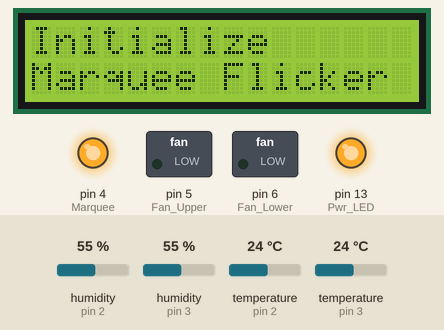
Simulated run of this sketch. Board: Arduino Uno, built with avr-gcc and run on an emulated ATmega328P. Shown: 16×2 character LCD, switched loads named in the sketch (green lamp = pin HIGH), output pins drawn as LEDs (lit = HIGH). Inputs (shaded band) come from the test bench; at power-on: temperature (sensors on pin 2, pin 3) 24 °C, humidity (sensors on pin 2, pin 3) 55 %.

Above: at 1.2 s.
1.3 s: temperature (sensor on pin 2) set to 26 °C
At 9.6 s:
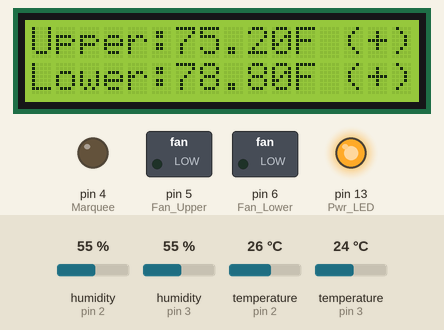
9.8 s: temperature (sensor on pin 2) set to 27.4 °C
At 11.2 s:
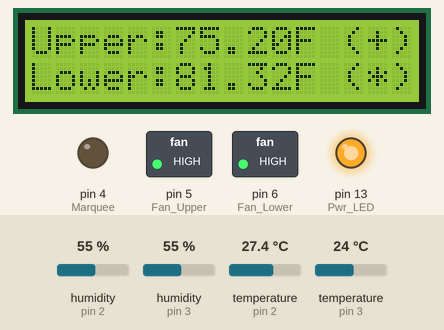
14.2 s: temperature (sensor on pin 3) set to 28 °C
At 15.4 s:
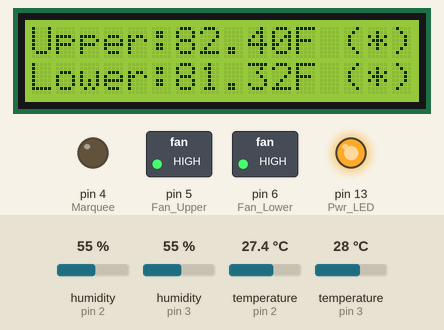
18.6 s: temperature (sensor on pin 3) set to 33 °C
At 20.1 s:
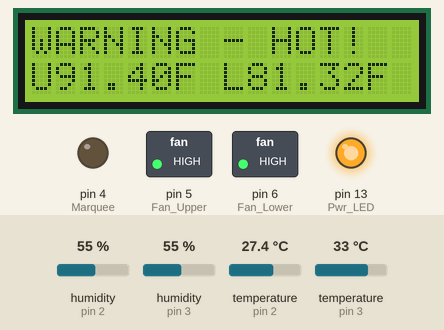
23.0 s: temperature (sensor on pin 3) set to 12 °C
At 25.6 s:
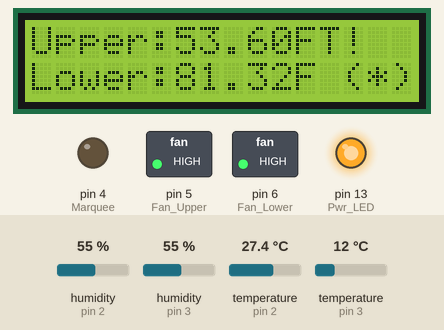
27.4 s: temperature (sensor on pin 2) set to 41 °C
At 29.6 s:
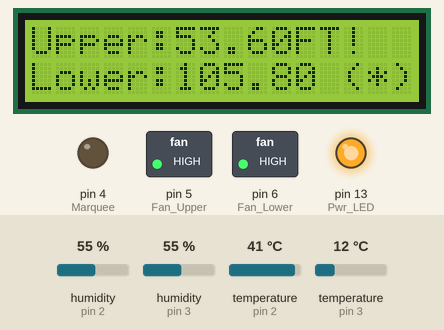
Timing chart, 0 to 31.1 s (numbered marks = the images above; inputs shaded):
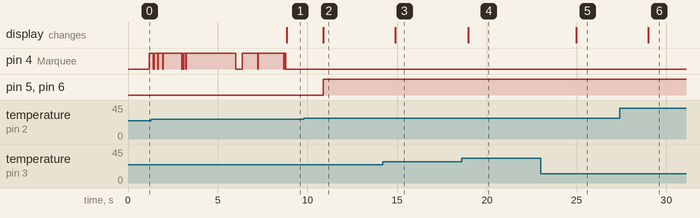

The sketch:

Auxiliary_PCB.ino
```cpp
//Libraries
#include <DHT.h>
#include <EEPROM.h>
#include <Wire.h>
#include <Adafruit_LiquidCrystal.h>

//Pin Assignments
#define Temp_Upper 3  //Temp Sensor to Monitor Marquee LED Tempature
#define Temp_Lower 2  //Temp Sensor to Monitor All other Equipment
#define Fan_Upper 5   //Fans in Upper Section of Cabinet
#define Fan_Lower 6   //Fan in Lower Section of Cabinet
#define Marquee 4     //Marquee LEDs
#define Sw_Marquee 0  //Switch to Control Marquee Brightness
#define Sw_Fan 1      //Switch to Toggle the Fans On/Off
#define Sw_Future1 7  //Switch B - Possible Future Functionality Expansion
#define Sw_Future2 8  //Switch B - Possible Future Functionality Expansion
#define Pwr_LED 13    //Power LED

// LCD i2c Address
Adafruit_LiquidCrystal lcd(0);

//Temp Sensor Definition
#define DHTTYPE DHT22   // DHT 22  AM2302

//Arrays
//Fluorescent Flicker Array for Marquee
int Flicker[] = {10, 20, 20, 240, 20, 40, 20, 100, 20, 20, 20, 260, 80, 20, 240, 60, 160, 20, 240, 20, 1000, 20, 20, 40, 100, 20, 2740, 340, 860, 20, 1400, 20, 60, 20};
// Brightness Scale for Marquee Flicker
int Flicker_High[] = {58, 58, 58, 58, 58, 58, 58, 58, 58, 58, 115, 115, 115, 115, 172, 172, 230, 230, 230, 230, 230, 230, 230, 230, 230, 230, 230, 230, 230, 230, 230, 230, 230, 230};
// Brightness Low Scale for Marquee Flicker
int Flicker_Low[] = {0, 0, 0, 0, 0, 0, 0, 0, 0, 0, 0, 0, 0, 0, 0, 0, 0, 0, 0, 0, 0, 0, 0, 0, 0, 0, 0, 25, 0, 0, 0, 0, 0, 0};
// Brightness Scale for Marquee Switch
int MQ_Bright[] = {230, 200, 172, 145, 115, 80, 58, 25, 0};

//Variable Assignments
unsigned long Cycle_Time;                 //Time for Millis
//Marquee Variables
int Marquee_Flicker_Status = 1;           //Trigger Flicker at Boot, Set to 0 to Disable
int Marquee_Sw_Status;                    //Current Status of Marquee Switch
int Marquee_Sw_Last_Status;               //Last Status of Marquee Switch
int Marquee_Brightness = 0;               //Counter for Marquee Brightness Steps
int Marquee_EEProm = 0;                   //EEPROM Address used to Store Last Marquee Brighness
//Temp Sensor Variables
unsigned long Temp_Last_Read = 0;         //Time (Millis) of last Temp Read
int Temp_Trigger = 80;                    //Tempature to Trigger Fans On/Off
int Over_Temp_Trigger  = 91;              //Tempature to Trigger Warning
unsigned long Temp_Delay_Read = 2000;     //Delay Between Temp Reads
float Temp_Read_Upper;                    //Upper Temp Sensor Reading
float Temp_Read_Lower;                    //Lower Temp Sensor Reading
//Fan Switch Variables
int Fan_Sw_Toggle_Last_Status = 1;        //Last Status of Fan Switch
int Fan_Sw_Toggle_Last_State = 1;         //State to Disable Temp Sensors from Turning off Fans
int Fan_Sw_Toggle_Status;                 //Current Status of Fan Switch
unsigned long Fan_Timer;                  //Time (Milis) of when fans were turned on
unsigned long Fan_Write_Delay = 360000;   //Delay before fans turn off once the temp is less than Temp_Trigger
//EEPROM Variables
unsigned long EEPROM_Timer;               //Time (Millis) of Last Marquee Change
unsigned long EEPROM_Write_Delay = 15000; //Delay before EEPROM Write to prevent to many writes to one address
int EEPROM_Current_Value = 0;             //Current EEPROM Value
int EEPROM_Confirm_Flash = 250;           //Milliseconds for Flash on EEPROM Write Confirm

//Temp Assignments
DHT TempUpper(Temp_Upper, DHTTYPE);
DHT TempLower(Temp_Lower, DHTTYPE);

void setup() {
  Serial.begin(9600);

 //Initialize GPIO
  pinMode(Fan_Upper, OUTPUT);
  pinMode(Fan_Lower, OUTPUT);
  pinMode(Marquee, OUTPUT);
  pinMode(Sw_Marquee, INPUT_PULLUP);
  pinMode(Sw_Fan, INPUT_PULLUP);
  pinMode(Sw_Future1, INPUT_PULLUP);
  pinMode(Sw_Future2, INPUT_PULLUP);
  pinMode(Pwr_LED, OUTPUT);
  digitalWrite(Pwr_LED, HIGH);

//Initialize Temp Assignments
  TempUpper.begin();
  TempLower.begin();

// Initialize the LCD
  lcd.begin(16, 2);
  lcd.setBacklight(HIGH);
  lcd.print("    BOOTING");
}

void loop() {
//Marquee Fluorescent Flicker Emulation
  if (Marquee_Flicker_Status == 1){
    for(int i=0; i<33; i++) {
        lcd.setCursor(0, 0);
        lcd.print("Initialize  ");
        lcd.setCursor(0, 1);
        lcd.print("Marquee Flicker");
        analogWrite(Marquee, Flicker_High[i]);
        delay(Flicker[i]);
        ++i;
        analogWrite(Marquee, Flicker_Low[i]);
        delay(Flicker[i]);
        analogWrite(Marquee, Flicker_High[i]);
        Marquee_Flicker_Status = 0;
     }

//Read EEPROM for last Marquee Brightness Value
  Marquee_Brightness = EEPROM.read(Marquee_EEProm);
  EEPROM_Current_Value = EEPROM.read(Marquee_EEProm);
  analogWrite(Marquee, MQ_Bright[Marquee_Brightness]);
  }

//Start Reading Inputs
  Cycle_Time = millis();
  Marquee_Sw_Status = digitalRead(Sw_Marquee);
  Fan_Sw_Toggle_Status = digitalRead(Sw_Fan);
  if ((Temp_Last_Read + Temp_Delay_Read) < Cycle_Time) {
    Temp_Read_Upper = TempUpper.readTemperature(true);
    Temp_Read_Lower = TempLower.readTemperature(true);
    Temp_Last_Read = Cycle_Time;
  }

//Screen Temp & Fan Status Display
  if ((EEPROM_Timer + EEPROM_Write_Delay) < Cycle_Time && Marquee_Brightness != EEPROM_Current_Value) {
    lcd.setCursor(0, 0);
    lcd.print("EEPROM SAVE     ");
    lcd.setCursor(0, 1);
    lcd.print("FAILED!!!!      ");
  }
  else if (Temp_Read_Upper >= Over_Temp_Trigger) {
    lcd.setCursor(0, 0);
    lcd.print("WARNING - HOT!  ");
    lcd.setCursor(0, 1);
    lcd.print("U");
    lcd.print(Temp_Read_Upper);
    lcd.print("F ");
    lcd.print("L");
    lcd.print(Temp_Read_Lower);
    lcd.print("F ");
  }
  else {
    lcd.setCursor(0, 0);
    lcd.print("Upper:");
    lcd.print(Temp_Read_Upper);
    lcd.print("F");
    lcd.setCursor(0, 1);
    lcd.print("Lower:");
    lcd.print(Temp_Read_Lower);
    lcd.print("F");
    if (Temp_Read_Upper > Temp_Trigger or Fan_Sw_Toggle_Last_State == 0) {
      lcd.setCursor(12, 0);
      lcd.print(" (*)");
      lcd.setCursor(12, 1);
      lcd.print(" (*)");
    }
    else if (Temp_Read_Lower > Temp_Trigger && Temp_Read_Upper < Temp_Trigger) {
      lcd.setCursor(12, 1);
      lcd.print(" (*)");
    }
    else {
      lcd.setCursor(12, 0);
      lcd.print(" (+)");
      lcd.setCursor(12, 1);
      lcd.print(" (+)");
    }
  }

//Tempature Relay Control
  if (Temp_Read_Upper > Temp_Trigger || Temp_Read_Lower > Temp_Trigger) {
    digitalWrite(Fan_Upper, HIGH);
    digitalWrite(Fan_Lower, HIGH);
    Fan_Timer = Cycle_Time;
  }
  else if (Fan_Sw_Toggle_Last_State == 1 && (Fan_Timer + Fan_Write_Delay) < Cycle_Time) {
    digitalWrite(Fan_Lower, LOW);
    digitalWrite(Fan_Upper, LOW);
  }

//Toggle Switch Relay Control
  if (Fan_Sw_Toggle_Status != Fan_Sw_Toggle_Last_Status) {
    if (Fan_Sw_Toggle_Status == LOW && Fan_Sw_Toggle_Last_State == 1) {
      digitalWrite(Fan_Upper, HIGH);
      digitalWrite(Fan_Lower, HIGH);
      Fan_Sw_Toggle_Last_State = 0;
    }
    else if (Fan_Sw_Toggle_Status == LOW && Fan_Sw_Toggle_Last_State == 0) {
      digitalWrite(Fan_Upper, LOW);
      digitalWrite(Fan_Lower, LOW);
      Fan_Sw_Toggle_Last_State = 1;
    }
  delay(500);
  }
  Fan_Sw_Toggle_Last_Status = Fan_Sw_Toggle_Status;

//Toggle Switch Marquee Brightness Control
  if (Marquee_Sw_Status != Marquee_Sw_Last_Status) {
    if (Marquee_Sw_Status == LOW) {
      ++Marquee_Brightness;
      if (Marquee_Brightness == 9){
        Marquee_Brightness=0;
      }
      analogWrite(Marquee, MQ_Bright[Marquee_Brightness]);
      EEPROM_Timer = Cycle_Time;
      delay(400);
    }
  Marquee_Sw_Last_Status = Marquee_Sw_Status;
  }

//Write Brightness Value to EEPROM
  if ((EEPROM_Timer + EEPROM_Write_Delay) < Cycle_Time && Marquee_Brightness != EEPROM_Current_Value) {
    EEPROM.write(Marquee_EEProm, Marquee_Brightness);
    EEPROM_Current_Value = EEPROM.read(Marquee_EEProm);
    if (Marquee_Brightness != EEPROM_Current_Value) {
      digitalWrite(Marquee, LOW);
      delay(EEPROM_Confirm_Flash);
      digitalWrite(Marquee, HIGH);
      delay(EEPROM_Confirm_Flash);
    }
    lcd.clear();
    lcd.setCursor(0, 0);
    lcd.print("EEPROM SAVE");
    lcd.setCursor(0, 1);
    lcd.print("SUCCESSFUL!!!!");
    digitalWrite(Pwr_LED, LOW);
    delay(EEPROM_Confirm_Flash);
    digitalWrite(Pwr_LED, HIGH);
    delay(EEPROM_Confirm_Flash);
    digitalWrite(Pwr_LED, LOW);
    delay(EEPROM_Confirm_Flash);
    digitalWrite(Pwr_LED, HIGH);
    delay(EEPROM_Confirm_Flash);
    digitalWrite(Pwr_LED, LOW);
    delay(EEPROM_Confirm_Flash);
    digitalWrite(Pwr_LED, HIGH);
    lcd.clear();
  }
}
```

Measured:
- the behaviour switches between 26.6 and 26.7 °C on temperature (sensor on pin 2) (found by bisection; images 1 and 2)
- after the input at 1.3 s, the display: changes after 7.6 s (image 1)
- after the input at 9.8 s, pin 5 (Fan_Upper), pin 6 (Fan_Lower): LOW → HIGH after 1.1 s; the display: changes after 1.1 s (image 2)
- after the input at 14.2 s, the display: changes after 0.71 s (image 3)
- after the input at 18.6 s, the display: changes after 0.35 s (image 4)
- after the input at 23.0 s, the display: changes after 2.0 s (image 5)
- after the input at 27.4 s, the display: changes after 1.6 s (image 6)
